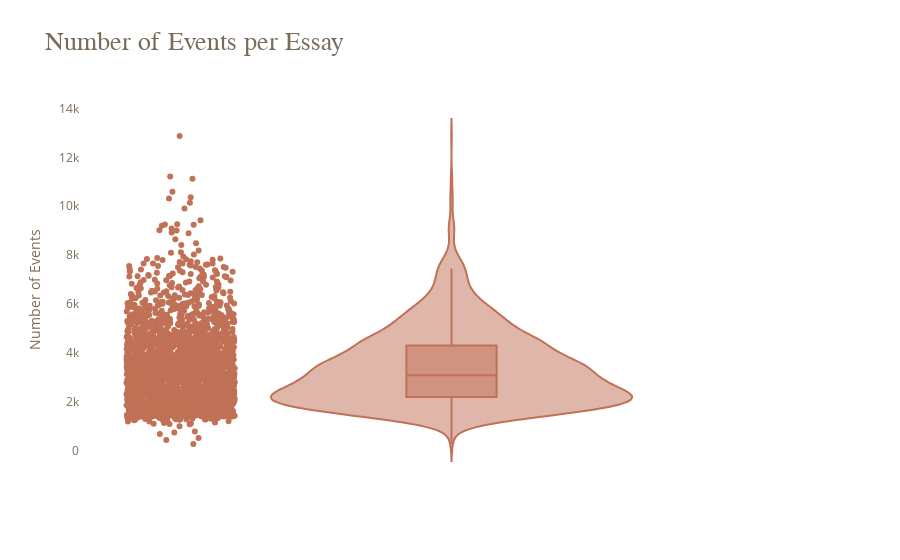

The notebook cell this image was saved under:
### Code cell
essay_event_counts = train_logs.groupby("id")["event_id"].count().reset_index(name="event_count")

# Using Plotly for a violin plot
fig = px.violin(essay_event_counts, y='event_count', box=True, points="all", title='Event Count per Essay', color_discrete_sequence=["#c07156"])

# Update layout to customize
fig.update_layout(
    showlegend=False,
    plot_bgcolor='white',
    paper_bgcolor='white',
    title=f"<span style='font-size:26px; font-family:Times New Roman'>Number of Events per Essay</span>",
    font = dict(color = '#7b6b59'),
    xaxis_title='', 
    yaxis_title='Number of Events'
)

fig.show()

### Figure 1 — Plotly figure (JSON) as saved in the notebook; plotly's stock layout.template omitted (floating-point values rounded to 4 significant figures; data arrays with more than 128 entries replaced by an {"elided": "..."} marker saying what was removed)
{"data": [{"alignmentgroup": "True", "box": {"visible": true}, "hovertemplate": "event_count=%{y}<extra></extra>", "legendgroup": "", "marker": {"color": "#c07156"}, "name": "", "offsetgroup": "", "orientation": "v", "points": "all", "scalegroup": "True", "showlegend": false, "type": "violin", "x0": " ", "xaxis": "x", "y": {"elided": "2471 int values"}, "y0": " ", "yaxis": "y"}], "layout": {"font": {"color": "#7b6b59"}, "legend": {"tracegroupgap": 0}, "paper_bgcolor": "white", "plot_bgcolor": "white", "showlegend": false, "title": {"text": "<span style='font-size:26px; font-family:Times New Roman'>Number of Events per Essay</span>"}, "violinmode": "group", "xaxis": {"anchor": "y", "domain": [0, 1], "title": {"text": ""}}, "yaxis": {"anchor": "x", "domain": [0, 1], "title": {"text": "Number of Events"}}}}
